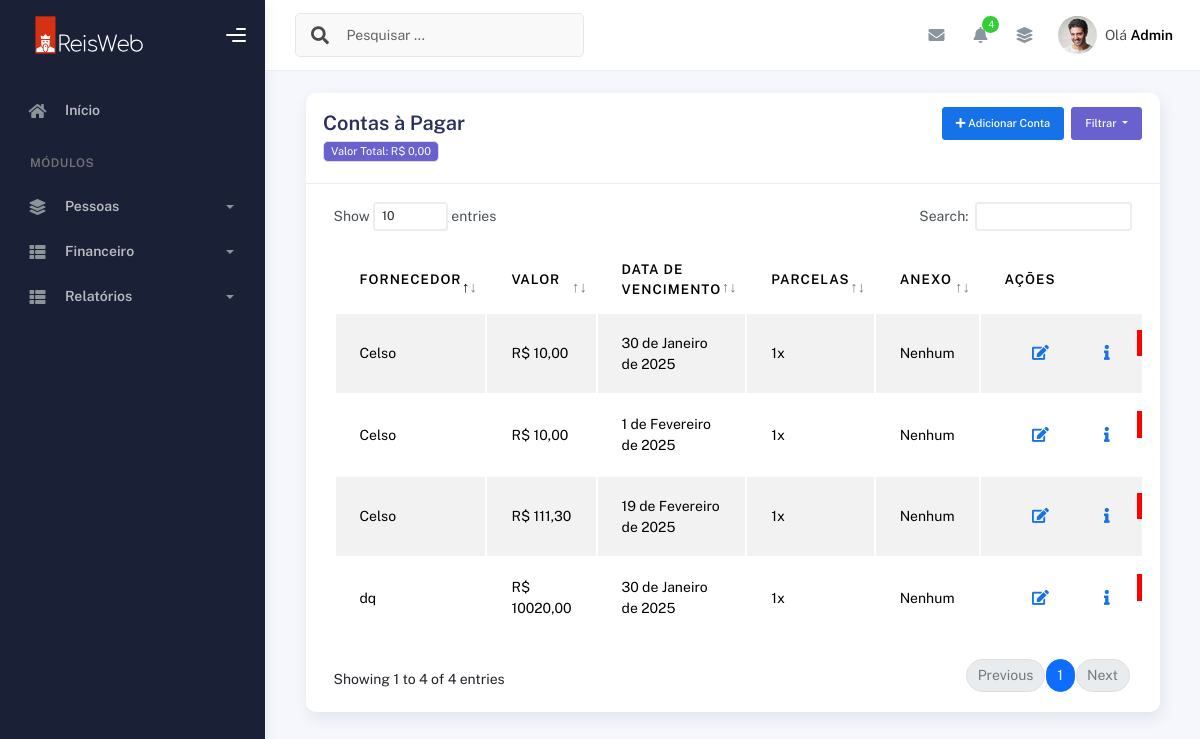
The app's page /contas_pagar/ (signed in) with its own data.
### plataformacontas/models.py (models this page shows, shortened)
class ContaPagar(models.Model):
    STATUS_CHOICES = (
        (0, 'Pendente'),
        (1, 'Paga'),
    )
    pastor = models.ForeignKey(User, on_delete=models.CASCADE)  # Usuário dono da conta
    fornecedor = models.CharField(max_length=255)  # Nome do fornecedor
    descricao = models.TextField()  # Descrição da conta
    valor = models.DecimalField(max_digits=10, decimal_places=2)  # Valor da conta
    data_vencimento = models.DateField()  # Data de vencimento da conta
    quantidade_parcelas = models.PositiveIntegerField(default=1)  # Número de parcelas
    arquivo = models.FileField(upload_to="contas_a_pagar/", blank=True, null=True)  # Upload de arquivo
    data_criacao = models.DateTimeField(auto_now_add=True)  # Data de criação
    status = models.IntegerField(choices=STATUS_CHOICES, default=0)  # Pendente como padrão
    class Meta:
        ordering = ['data_vencimento']

### plataformacontas/views.py (the view, shortened to what this page needs)
# urls.py: path('contas_pagar/', views.contas_pagar, name='contas_pagar'),
@login_required(login_url='/usuarios/login')
def contas_pagar(request):
    contas = ContaPagar.objects.filter(pastor=request.user).order_by("data_vencimento")
    mes_atual = datetime.now().month
    ano_atual = datetime.now().year
    contas_mes = ContaPagar.objects.filter(
        pastor=request.user,
        data_vencimento__month=mes_atual,
        data_vencimento__year=ano_atual
    ).order_by("data_vencimento")
    total_contas_mes = contas_mes.aggregate(total=Sum('valor'))['total'] or 0
    return render(request, "contas_pagar.html", {
        "contas": contas,
        "contas_mes": contas_mes,
        "total_contas_mes": total_contas_mes
    })

### plataformacontas/templates/contas_pagar.html (shortened to what this page needs)
{% extends "bases/base_plataformaigreja.html" %}
{% load static %}
{% block 'conteudo' %}
  <div class="container">
    <div class="page-inner">
      <div class="col-md-12">
        <div class="card">
          <div class="card-header">
            <div class="d-flex align-items-center">
              <h4 class="card-title">Contas à Pagar</h4><br/>
                <button
                  class="btn btn-primary ms-auto btn-sm me-md-2"
                  data-bs-toggle="modal"
                  data-bs-target="#cadastroContaModal"
                >
                  <i class="fa fa-plus"></i>
                  Adicionar Conta
                </button>
              <div class="btn-group" role="group" aria-label="Button group with nested dropdown">
                <div class="btn-group" role="group">
                  <button id="btnGroupDrop1" type="button" class="btn btn-secondary dropdown-toggle btn-sm" data-bs-toggle="dropdown" aria-expanded="false">
                    Filtrar
                  </button>
                </div>
              </div>
            </div>
            <h6><span class="badge bg-secondary">Valor Total:</strong> R$ {{ total_contas_mes|floatformat:2}}</span></h6>
          </div>
        <div class="card-body">
                    <div class="table-responsive">
                      <table
                        id="add-row"
                        class="display table table-striped table-hover"
                      >
                        <thead>
                          <tr>
                            <th>Fornecedor</th>
                            <th>Valor</th>
                            <th>Data de Vencimento</th>
                            <th>Parcelas</th>
                            <th>Anexo</th>
                            <th style="width: 10%">Ações</th>
                          </tr>
                        </thead>
                        <tbody>
                            {% for conta in contas %}
                            <tr>
                              <td>{{ conta.fornecedor }}</td>
                              <td>R$ {{ conta.valor }}</td>
                              <td>{{ conta.data_vencimento }}</td>
                              <td>{{ conta.quantidade_parcelas }}x</td>
                              <td>
                                {% if conta.arquivo %}
                                <a href="{{ conta.arquivo.url }}" target="_blank">Baixar</a>
                                {% else %}
                                Nenhum
                                {% endif %}
                              </td>
                              <td>
                                <div class="form-button-action">
                                  <a href="#">
                                  <button
                                    type="button"
                                    title="Editar"
                                    class="btn btn-link btn-primary btn-lg"
                                    data-original-title="Edit Task"
                                    data-bs-toggle="modal"
                                    data-bs-target="#editarMembroModal"
                                  >
                                    <i class="fa fa-edit"></i>
                                  </button>
                                </a>
                                <button
                                    type="button"
                                    title="Informações"
                                    class="btn btn-link btn-primary btn-lg btn-detalhes"
                                    data-original-title="Edit Task"
                                    data-id="#"
                                    data-modal="modal-{{ conta.id }}"
                                    data-bs-toggle="modal"
                                    data-bs-target="#modal-{{ conta.id }}"
                                  >
                                    <i class="fa fa-info"></i>
                                  </button>
                                  <form action="{% url 'excluir_conta' conta.id %}" method="POST" onsubmit="return confirm('Tem certeza que deseja excluir esta conta?');">
                                      <button type="submit" class="btn-sm" style="background-color: red; color: white; padding: 5px 10px; border: none; cursor: pointer;">
                                      </button>
                                    </form>
                                </div>
                              </td>
                            </tr>
                          {% endfor %}
                        </tbody>
                      </table>
                    </div>
                  </div>
                </div>
              </div>
            </div>
          </div>
        </div>
      </div>
    </div>
{% endblock %}

### records on screen
ContaPagar: fornecedor "Celso", valor "10,00", data_vencimento "30 de Janeiro de 2025", quantidade_parcelas "1", arquivo "Nenhum"
ContaPagar: fornecedor "dq", valor "10020,00", data_vencimento "30 de Janeiro de 2025", quantidade_parcelas "1", arquivo "Nenhum"
ContaPagar: fornecedor "Celso", valor "10,00", data_vencimento "1 de Fevereiro de 2025", quantidade_parcelas "1", arquivo "Nenhum"
ContaPagar: fornecedor "Celso", valor "111,30", data_vencimento "19 de Fevereiro de 2025", quantidade_parcelas "1", arquivo "Nenhum"

### other values on screen
{{ total_contas_mes|floatformat:2 }} "0,00"
